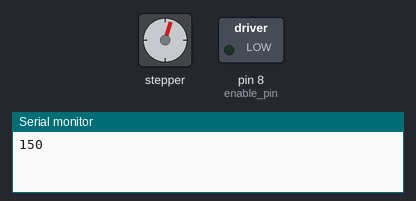
This sketch was run on a simulated Arduino Uno, built with avr-gcc and run on an emulated ATmega328P. Parts: stepper motor, switched loads named in the sketch (green lamp = pin HIGH), the last lines printed to the serial monitor. Stepper angles assume 6400 steps per turn.

Above: at 0.15 s.
At 9.86 s:
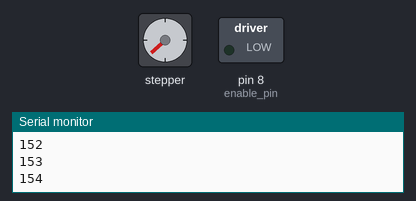
At 19.85 s:
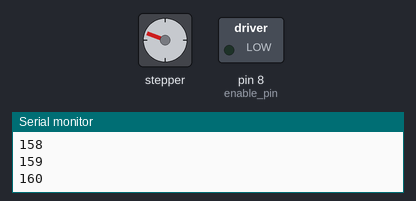
At 39.54 s:
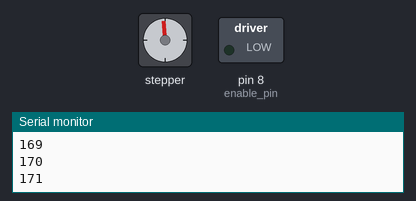
Timing chart, 0 to 40.0 s (numbered marks = the images above):
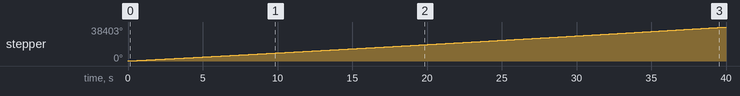

Measured:
- by itself, stepper: keeps turning clockwise at about 960°/s

The sketch:

c_digo_arduino.ino
```cpp
#include <Stepper.h>

// Define the number of steps per revolution
unsigned long steps_per_revolution = 4 * 1600;

// Define the pins connected to the driver
const int enable_pin = 8;
const int step_pin = 7;
const int direction_pin = 6;

// Define the motor speed (in RPM)
const int motor_speed = 280; //For BDA medium, use 250

// Create a new instance of the Stepper class
Stepper motor(steps_per_revolution, step_pin, direction_pin);

void setup() {
  // Set the enable pin as an output
  pinMode(enable_pin, OUTPUT);

  // Set the motor speed in RPM
  motor.setSpeed(motor_speed);

  Serial.begin(9600);
}

void loop() {
  // Enable the motor
  digitalWrite(enable_pin, LOW);

  // Set the motor direction (1 for clockwise, 0 for counter-clockwise)
  //motor.setSpeed(100);

  // Move the motor for 1 revolution
  for(int i = 150; i <= motor_speed; i++){
    motor.setSpeed(i);
    Serial.println(i);
    motor.step(5*steps_per_revolution);
  }
  for(unsigned long revolution = 1; revolution <= 15000; revolution++){
    motor.step(steps_per_revolution);
  }

  //digitalWrite(enable_pin, HIGH);

  // Wait for a brief moment before the next rotation
  delay(10000);
}
```
